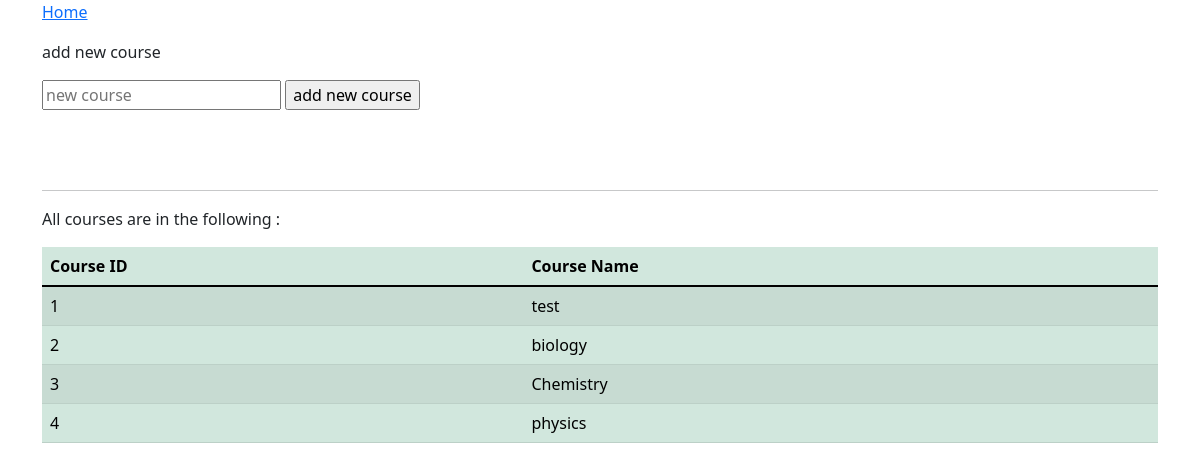
Screenshot of /admin/addCourse.php (signed in) with the database file from the repository.
### tables this page shows
CREATE TABLE `courses` (
  `courseID` int NOT NULL,
  `courseName` varchar(255) NOT NULL
);

### admin/addCourse.php (the view, shortened to what this page needs)
<?php
 include_once '../includes/db_connection.php';
?>
<html lang="en">
<head>
    <link rel="stylesheet" type="text/css" href="../includes/css/bootstrap.min.css">
</head>
<body>
<div class="container">
	<p><a href="admin.php">Home</a></p>
	<p>add new course</p>
	<form action="addCourse.php" method="POST">
		<input type="text" name="new_course" placeholder="new course" required>
		<input type="submit" name="submit" value="add new course">
	</form><br><br>
     <hr>
	<p>All courses are in the following :</p>
	<table class="table table-success table-striped">
		<thead>
			<tr>
				<th>Course ID</th>
				<th>Course Name</th>
			</tr>
		</thead>
		<tbody class="table-hover ">
		 <?php
		  $sql = "SELECT * FROM courses ";
		  if($result = $dbc->query($sql)){
		  	if(mysqli_num_rows($result)>0){
		  		while($row = mysqli_fetch_array($result)){
		  			$courseID = $row['courseID'];
		  			$courseName = $row['courseName'];
		  			echo "<tr>";
		  			echo "<td>{$courseID}</td>";
		  			echo "<td>{$courseName}</td>";
		  			echo "</tr>";
		  		}
		  		echo "</tbody></table>";
		  	}else{
		  		echo "no courses found";
		  	}
		  }else{
		  	echo "database query failed ".mysqli_error($dbc);
		  }
		 ?>
</div>
 </body>
</html>
<?php require_once '../includes/footer.php' ?>

### rows the page displays
courses: courseID "1", courseName "test"
courses: courseID "2", courseName "biology"
courses: courseID "3", courseName "Chemistry"
courses: courseID "4", courseName "physics"
